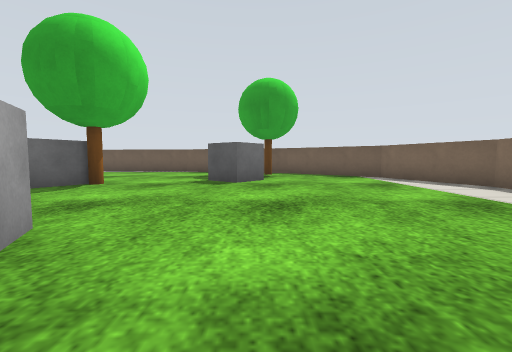
View 1 (above)

15 first-person views from a walk through a world built for the Gazebo simulator. The camera is 0.6 m above the floor, tilts 4° down and sees 90° across. The floor is counted in squares, 1 m on a side. Each view is taken from the middle of a square. On the plan, view 1 faces up. The plan holds only what a view shows up to about 9 squares ahead; the rest is blank. Simple patterns stand in for the simulator's built-in surfaces.

View 2
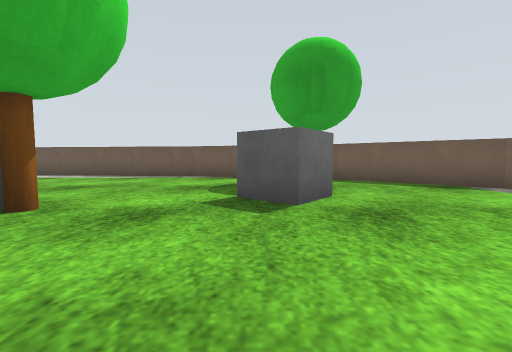

View 3
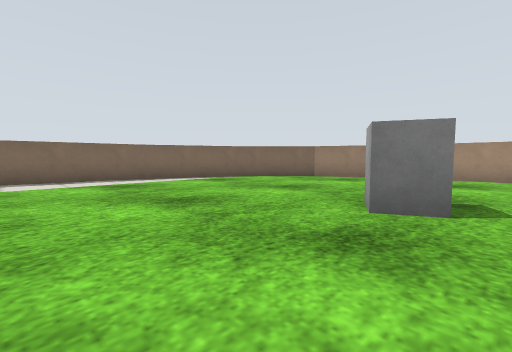

View 4
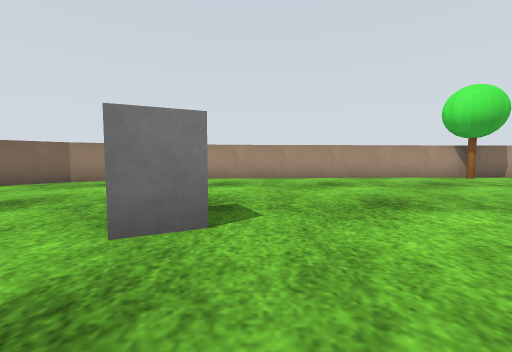

View 5
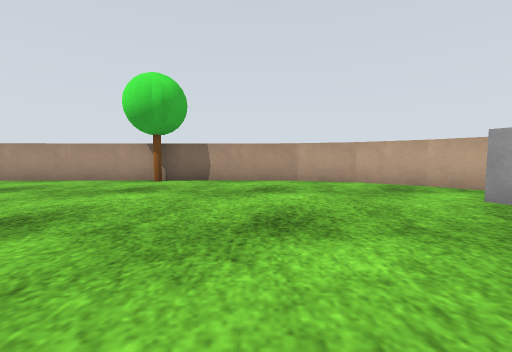

View 6
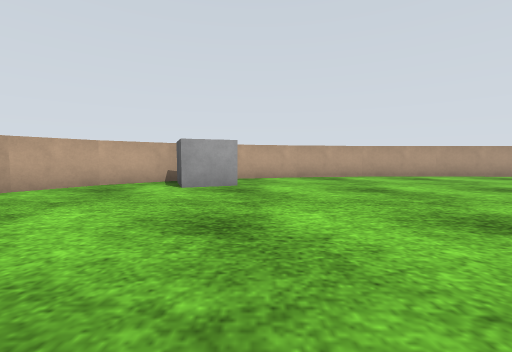

View 7
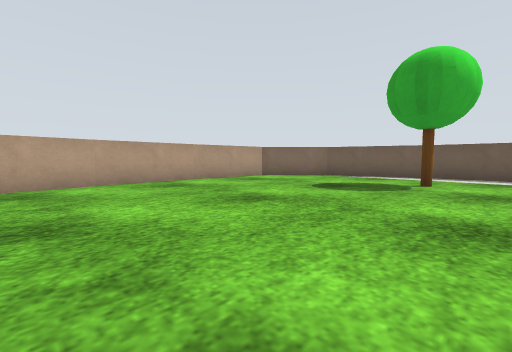

View 8
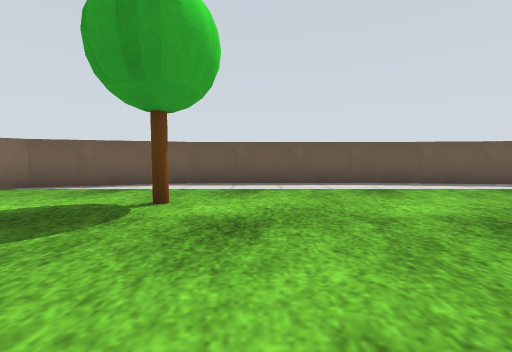

View 9
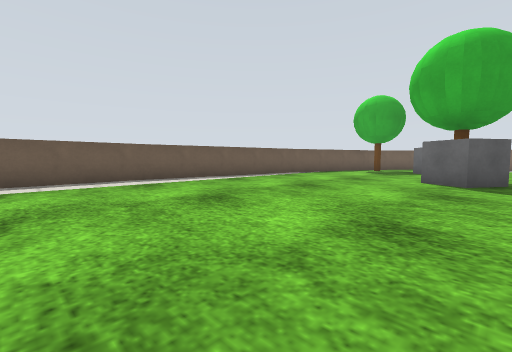

View 10
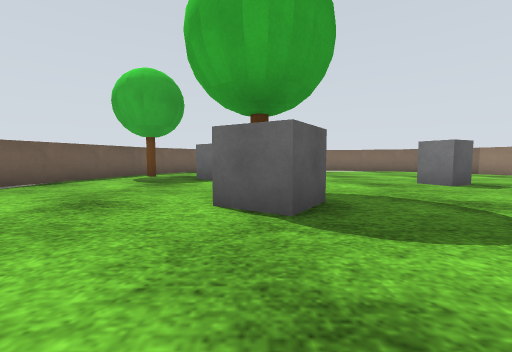

View 11
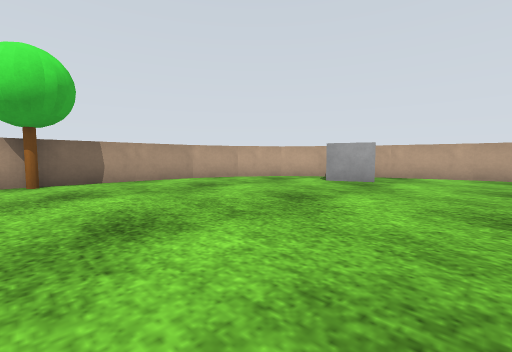

View 12
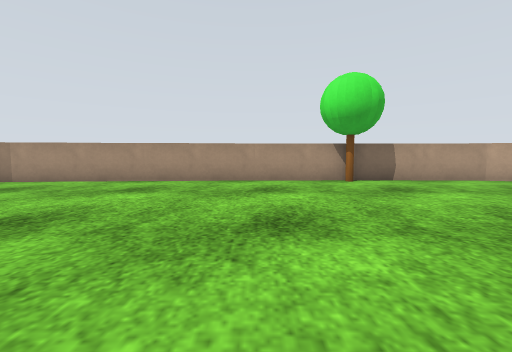

View 13
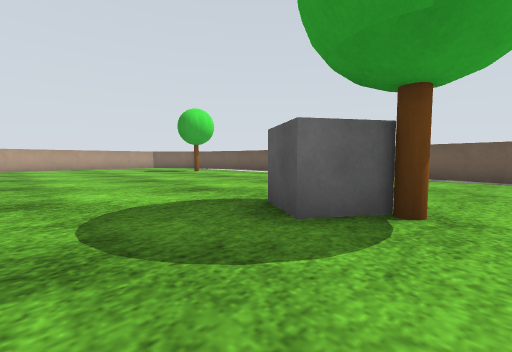

View 14
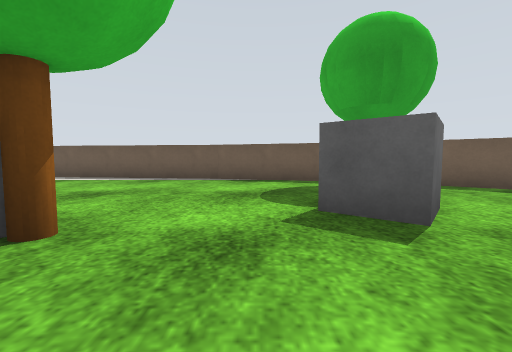

View 15
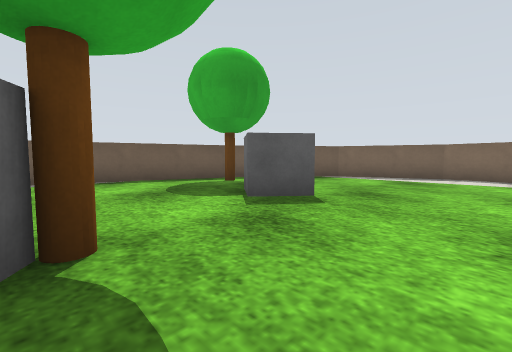

### Floor plan
Points are (right, up) in squares from view 1. A wall is a line through its corners. A room is listed if a view was taken in it or the views show most of it. See-through windows are left out.
Room 1 (views 1, 2, 3, 4, 5, 6, 7, 8, 9, 10, 11, 12, 13, 14, 15)
walls: (-7, -3.9) (-0.9, -3.4) (1.6, -2.4) (3.4, -0.6) (4.6, 2.1); (-9, 12.3) (-13.7, 12.2); (-11.5, -3.9) (-6.9, -3.9); (-3, 11.5) (-9.2, 12.3); (-13.6, 12.2) (-16.7, 11.3) (-18.2, 9.5) (-18.4, 6.8); (-17.4, 0.4) (-16.6, -1.3); (-18, 2.3) (-17.4, 0.3); (-18.3, 4.5) (-18, 2.2); (-18.4, 6.9) (-18.3, 4.4); (4.6, 1.9) (5.1, 5.4) (4, 8.1) (1.3, 10.1) (-3.2, 11.6)
objects: brown box (-17, -2) to (-16, -2); brown box (-16, -3) to (-15, -3); grey box (-16, -1) to (-15, 0); brown box (-15, -4) to (-14, -4); brown box (-13, -4) to (-12, -4); other object (-13, 9); other object (-9, -4); grey box (-5, 5) to (-4, 6); grey box (-2, 1) to (-2, 2); grey box (-1, 6) to (0, 7); other object (0, 9)

Positions as (right, up) in squares from view 1, and headings:
1: (0, 0), facing up
2: (-1, 3), facing up
3: (-3, 5), facing down-right
4: (-3, 4), facing down
5: (-12, 3), facing down
6: (-10, 1), facing left
7: (-12, 3), facing up-left
8: (-12, 6), facing up
9: (-12, 5), facing up-right
10: (-8, 6), facing right
11: (-9, 3), facing down-left
12: (-7, 3), facing down
13: (-3, 3), facing up-left
14: (-2, 4), facing up
15: (-4, 4), facing up-right
